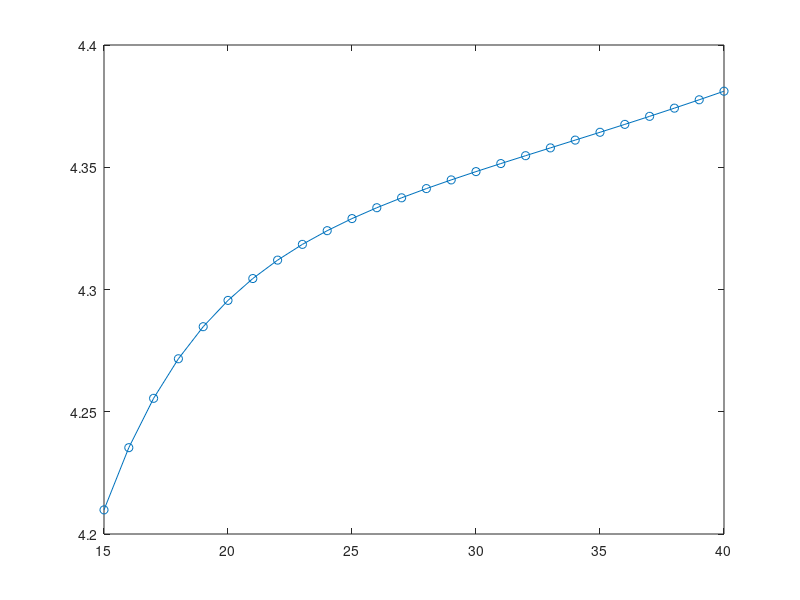

The MATLAB script that drew this image: (Note: this script raises an error after producing the figure.)
dSR=10;
dRD=15;
dBS=7;
dBR=7;
phi2=10^-6;
Pb=10^3;
alpha=0.99;
nguy=0.9;
e=(randn(1,1) + randn(1,1)*1i);
c=3.5;
Pj=10;
Rsaf=zeros(1,26);
Rsdf=zeros(1,26);
avgRsdf=zeros(1,26);
avgRsaf=zeros(1,26);
for time=1:10000
    e=(randn(1,1) + randn(1,1)*1i);
    for dRE=15:40

        dSE=sqrt(dSR^2+dRE^2);

        hSR=(dSR^(-c/2))*e;
        hRD=(dRD^(-c/2))*e;
        hBS=(dBS^(-c/2))*e;
        hBR=(dBR^(-c/2))*e;
        hRE=(dRE^(-c/2))*e;
        hSE=(dSE^(-c/2))*e;
        Ps=(2*nguy*Pb*(norm(conj(hBS))^2)*alpha)/(1-alpha);
        Pr=(2*nguy*Pb*(norm(conj(hBR))^2)*alpha)/(1-alpha);
        G=1/sqrt(Ps*(norm(hSR)^2));
        alphaRD=(norm(hRD)^2)/phi2;
        alphaSE=(norm(hSE)^2)/phi2;
        alphaRE=(norm(hRE)^2)/phi2;


        Rddf=(1/2)*log2(1+Pr*alphaRD);
        Redf=(1/2)*log2(1+((Ps*alphaSE)/(1+Pj*alphaRE))+((Pr*alphaRE)/(1+Pj*alphaSE)));
        Rsdf(1,dRE-14)=Rddf-Redf;
        if Rsdf(1,dRE-14)<0
            Rsdf(1,dRE-14)=0;
        end

        Rdaf=(1/2)*log2(1+G^2*Ps*alphaRD);
        Reaf=(1/2)*log2(1+((Ps*alphaSE)/(1+Pj*alphaRE))+((G^2*Ps*alphaRE)/(1+Pj*alphaSE)));
        Rsaf(1,dRE-14)=Rdaf-Reaf;
        if Rsaf(1,dRE-14)<0
            Rsaf(1,dRE-14)=0;
        end
        
        %avgRsdf(1,dRE-14)=avgRsdf(1,dRE-14)+Rsdf(1,dRE-14);
        %avgRsaf(1,dRE-14)=avgRsaf(1,dRE-14)+Rsaf(1,dRE-14);
    end
    avgRsdf=avgRsdf+Rsdf;
    avgRsaf=avgRsaf+Rsaf;
end
avgRsdf=avgRsdf/time;
avgRsaf=avgRsaf/time;
%for dRE=15:40
%avgRsaf(1,dRE-14)=avgRsaf(1,dRE-14)/time;
%avgRsdf(1,dRE-14)=avgRsdf(1,dRE-14)/time;
%end
dRE=15:40;
x=plot(dRE,avgRsdf,'-o');
x.LineWidth=1; 
hold on;
y=plot(dRE,avgRsaf,'-x');
y.LineWidth=1; 
hold off;
grid on
legend('decode and forward', 'amplify and forward');
xlabel('\fontsize{10}relay-eavesdropper distance (m)');
ylabel('\fontsize{10}secrecy rate (bps/Hz)');
